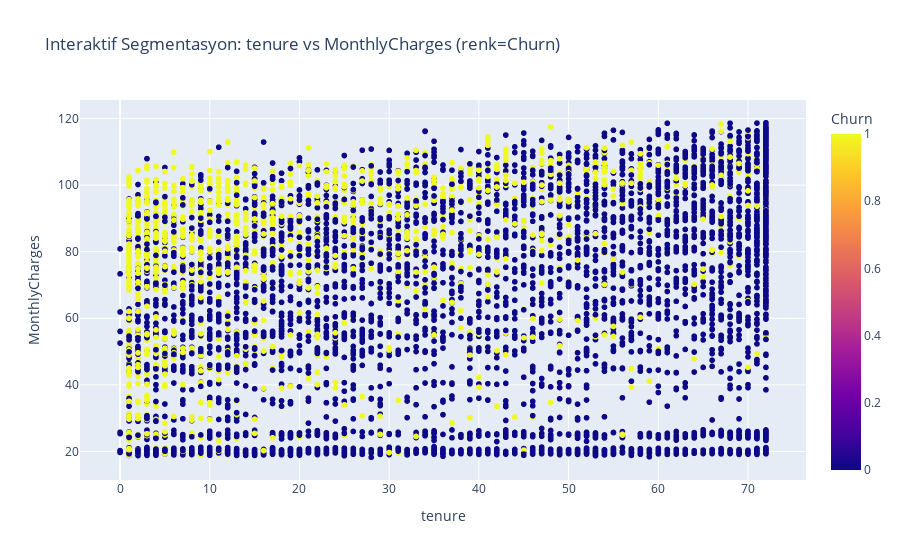
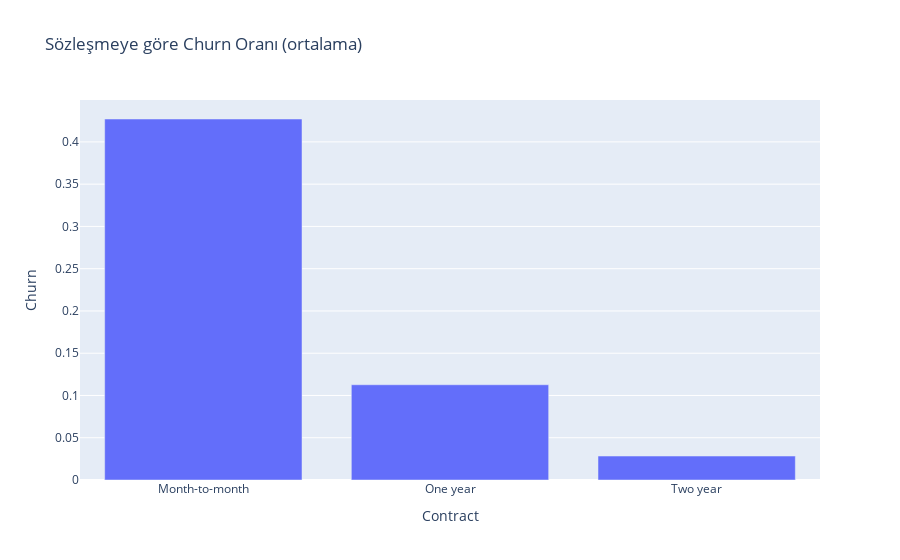

Write notebook code for charts like these, in order.
### Code cell
# =========================
# 9) EDA - Plotly Interactive Segmentation
# =========================

# Örnek interaktif: MonthlyCharges vs tenure (renk churn)
if all(c in df_feat.columns for c in ["MonthlyCharges", "tenure", cfg.target_col]):
    fig = px.scatter(
        df_feat,
        x="tenure",
        y="MonthlyCharges",
        color=cfg.target_col,
        hover_data=[c for c in ["Contract", "InternetService", "PaymentMethod", "TotalAddOnServices"] if c in df_feat.columns],
        title="Interaktif Segmentasyon: tenure vs MonthlyCharges (renk=Churn)"
    )
    fig.show()

# Örnek: Contract bazında churn oranı (bar)
if "Contract" in df_feat.columns:
    tmp = df_feat.groupby("Contract")[cfg.target_col].mean().reset_index().sort_values(cfg.target_col, ascending=False)
    fig2 = px.bar(tmp, x="Contract", y=cfg.target_col, title="Sözleşmeye göre Churn Oranı (ortalama)")
    fig2.show()

### Figure 1 — Plotly figure (JSON) as saved in the notebook; plotly's stock layout.template omitted (floating-point values rounded to 4 significant figures; data arrays with more than 128 entries replaced by an {"elided": "..."} marker saying what was removed)
{"data": [{"customdata": {"elided": "7043x4 mixed values"}, "hovertemplate": "tenure=%{x}<br>MonthlyCharges=%{y}<br>Contract=%{customdata[0]}<br>InternetService=%{customdata[1]}<br>PaymentMethod=%{customdata[2]}<br>TotalAddOnServices=%{customdata[3]}<br>Churn=%{marker.color}<extra></extra>", "legendgroup": "", "marker": {"color": {"elided": "7043 int values"}, "coloraxis": "coloraxis", "symbol": "circle"}, "mode": "markers", "name": "", "showlegend": false, "type": "scattergl", "x": {"elided": "7043 int values"}, "xaxis": "x", "y": {"elided": "7043 float values"}, "yaxis": "y"}], "layout": {"coloraxis": {"colorbar": {"title": {"text": "Churn"}}, "colorscale": [[0, "#0d0887"], [0.1111, "#46039f"], [0.2222, "#7201a8"], [0.3333, "#9c179e"], [0.4444, "#bd3786"], [0.5556, "#d8576b"], [0.6667, "#ed7953"], [0.7778, "#fb9f3a"], [0.8889, "#fdca26"], [1, "#f0f921"]]}, "legend": {"tracegroupgap": 0}, "title": {"text": "Interaktif Segmentasyon: tenure vs MonthlyCharges (renk=Churn)"}, "xaxis": {"anchor": "y", "domain": [0, 1], "title": {"text": "tenure"}}, "yaxis": {"anchor": "x", "domain": [0, 1], "title": {"text": "MonthlyCharges"}}}}

### Figure 2 — Plotly figure (JSON) as saved in the notebook; plotly's stock layout.template omitted (floating-point values rounded to 4 significant figures)
{"data": [{"alignmentgroup": "True", "hovertemplate": "Contract=%{x}<br>Churn=%{y}<extra></extra>", "legendgroup": "", "marker": {"color": "#636efa", "pattern": {"shape": ""}}, "name": "", "offsetgroup": "", "orientation": "v", "showlegend": false, "textposition": "auto", "type": "bar", "x": ["Month-to-month", "One year", "Two year"], "xaxis": "x", "y": [0.4271, 0.1127, 0.02832], "yaxis": "y"}], "layout": {"barmode": "relative", "legend": {"tracegroupgap": 0}, "title": {"text": "Sözleşmeye göre Churn Oranı (ortalama)"}, "xaxis": {"anchor": "y", "domain": [0, 1], "title": {"text": "Contract"}}, "yaxis": {"anchor": "x", "domain": [0, 1], "title": {"text": "Churn"}}}}
